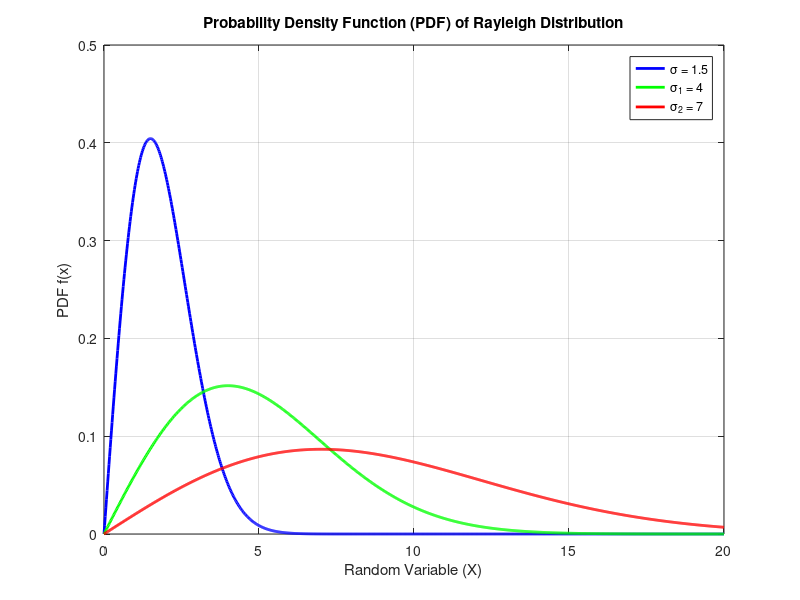
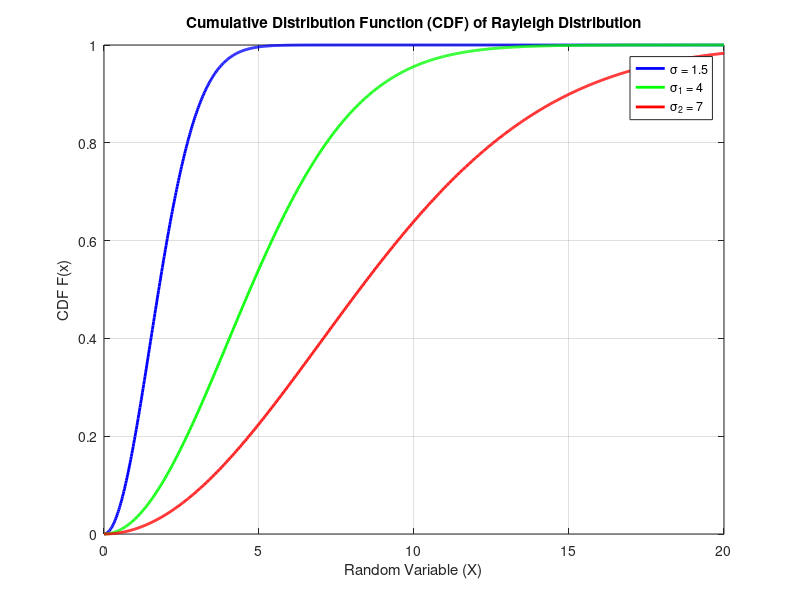

MATLAB code to generate these figures, in order:
clc;
clear all;
close all;

% Define parameters of Rayleigh distribution
sigma = 1.5;  % Scale parameter for Rayleigh distribution
sigma1 = 4;
sigma2 = 7;

% Define range for x values
x = linspace(0, 20, 1000); % Rayleigh distribution is defined for x >= 0

% Compute the PDF and CDF for each distribution
% PDF: f(x) = (x / sigma^2) * exp(-x^2 / (2*sigma^2))
% CDF: F(x) = 1 - exp(-x^2 / (2*sigma^2))

% For sigma
pdf_values = (x ./ (sigma^2)) .* exp(-x.^2 / (2 * sigma^2));
cdf_values = 1 - exp(-x.^2 / (2 * sigma^2));

% For sigma1
pdf_values1 = (x ./ (sigma1^2)) .* exp(-x.^2 / (2 * sigma1^2));
cdf_values1 = 1 - exp(-x.^2 / (2 * sigma1^2));

% For sigma2
pdf_values2 = (x ./ (sigma2^2)) .* exp(-x.^2 / (2 * sigma2^2));
cdf_values2 = 1 - exp(-x.^2 / (2 * sigma2^2));

% Plot the PDFs
figure;
plot(x, pdf_values, 'b-', 'LineWidth', 2);
hold on;
plot(x, pdf_values1, 'g-', 'LineWidth', 2);
plot(x, pdf_values2, 'r-', 'LineWidth', 2);

title('Probability Density Function (PDF) of Rayleigh Distribution');
xlabel('Random Variable (X)');
ylabel('PDF f(x)');
grid on;
legend(['\sigma = ' num2str(sigma)], ['\sigma_1 = ' num2str(sigma1)], ['\sigma_2 = ' num2str(sigma2)]);

% Plot the CDFs
figure;
plot(x, cdf_values, 'b-', 'LineWidth', 2);
hold on;
plot(x, cdf_values1, 'g-', 'LineWidth', 2);
plot(x, cdf_values2, 'r-', 'LineWidth', 2);

title('Cumulative Distribution Function (CDF) of Rayleigh Distribution');
xlabel('Random Variable (X)');
ylabel('CDF F(x)');
grid on;
legend(['\sigma = ' num2str(sigma)], ['\sigma_1 = ' num2str(sigma1)], ['\sigma_2 = ' num2str(sigma2)]);
